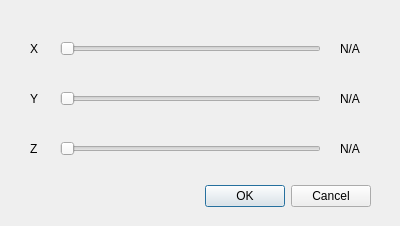
<?xml version="1.0" encoding="UTF-8"?>
<ui version="4.0">
 <class>CoordinateDialog</class>
 <widget class="QDialog" name="CoordinateDialog">
  <property name="geometry">
   <rect>
    <x>0</x>
    <y>0</y>
    <width>400</width>
    <height>226</height>
   </rect>
  </property>
  <property name="windowTitle">
   <string>Dialog</string>
  </property>
  <widget class="QDialogButtonBox" name="buttonBox">
   <property name="geometry">
    <rect>
     <x>30</x>
     <y>180</y>
     <width>341</width>
     <height>32</height>
    </rect>
   </property>
   <property name="orientation">
    <enum>Qt::Horizontal</enum>
   </property>
   <property name="standardButtons">
    <set>QDialogButtonBox::Cancel|QDialogButtonBox::Ok</set>
   </property>
  </widget>
  <widget class="QLabel" name="label">
   <property name="geometry">
    <rect>
     <x>30</x>
     <y>40</y>
     <width>16</width>
     <height>18</height>
    </rect>
   </property>
   <property name="text">
    <string>X</string>
   </property>
  </widget>
  <widget class="QLabel" name="label_2">
   <property name="geometry">
    <rect>
     <x>30</x>
     <y>90</y>
     <width>16</width>
     <height>18</height>
    </rect>
   </property>
   <property name="text">
    <string>Y</string>
   </property>
  </widget>
  <widget class="QLabel" name="label_3">
   <property name="geometry">
    <rect>
     <x>30</x>
     <y>140</y>
     <width>16</width>
     <height>18</height>
    </rect>
   </property>
   <property name="text">
    <string>Z</string>
   </property>
  </widget>
  <widget class="QSlider" name="XSlider">
   <property name="geometry">
    <rect>
     <x>60</x>
     <y>40</y>
     <width>261</width>
     <height>17</height>
    </rect>
   </property>
   <property name="orientation">
    <enum>Qt::Horizontal</enum>
   </property>
  </widget>
  <widget class="QSlider" name="YSlider">
   <property name="geometry">
    <rect>
     <x>60</x>
     <y>90</y>
     <width>261</width>
     <height>17</height>
    </rect>
   </property>
   <property name="orientation">
    <enum>Qt::Horizontal</enum>
   </property>
  </widget>
  <widget class="QSlider" name="ZSlider">
   <property name="geometry">
    <rect>
     <x>60</x>
     <y>140</y>
     <width>261</width>
     <height>17</height>
    </rect>
   </property>
   <property name="orientation">
    <enum>Qt::Horizontal</enum>
   </property>
  </widget>
  <widget class="QLabel" name="XLabel">
   <property name="geometry">
    <rect>
     <x>340</x>
     <y>40</y>
     <width>31</width>
     <height>18</height>
    </rect>
   </property>
   <property name="text">
    <string>N/A</string>
   </property>
  </widget>
  <widget class="QLabel" name="YLabel">
   <property name="geometry">
    <rect>
     <x>340</x>
     <y>90</y>
     <width>31</width>
     <height>18</height>
    </rect>
   </property>
   <property name="text">
    <string>N/A</string>
   </property>
  </widget>
  <widget class="QLabel" name="ZLabel">
   <property name="geometry">
    <rect>
     <x>340</x>
     <y>140</y>
     <width>31</width>
     <height>18</height>
    </rect>
   </property>
   <property name="text">
    <string>N/A</string>
   </property>
  </widget>
 </widget>
 <resources/>
 <connections>
  <connection>
   <sender>buttonBox</sender>
   <signal>accepted()</signal>
   <receiver>CoordinateDialog</receiver>
   <slot>accept()</slot>
   <hints>
    <hint type="sourcelabel">
     <x>248</x>
     <y>254</y>
    </hint>
    <hint type="destinationlabel">
     <x>157</x>
     <y>274</y>
    </hint>
   </hints>
  </connection>
  <connection>
   <sender>buttonBox</sender>
   <signal>rejected()</signal>
   <receiver>CoordinateDialog</receiver>
   <slot>reject()</slot>
   <hints>
    <hint type="sourcelabel">
     <x>316</x>
     <y>260</y>
    </hint>
    <hint type="destinationlabel">
     <x>286</x>
     <y>274</y>
    </hint>
   </hints>
  </connection>
 </connections>
</ui>
